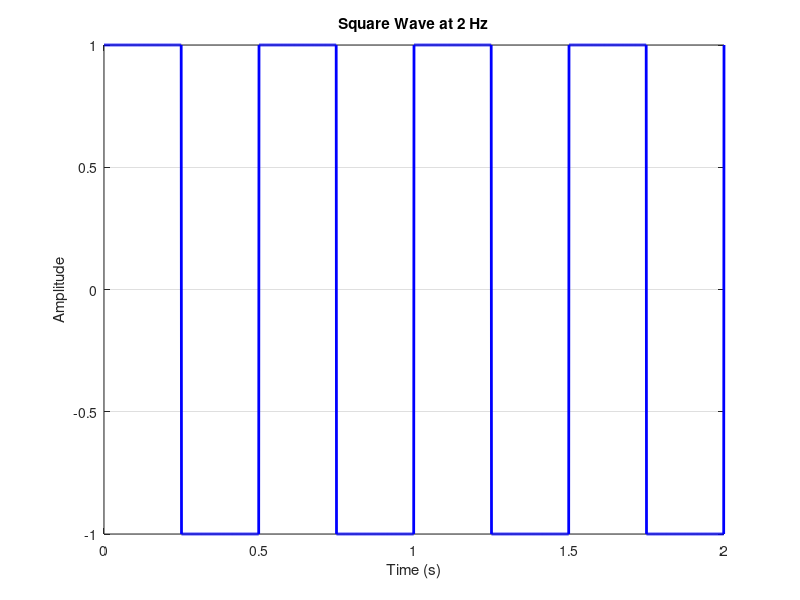

MATLAB code for this plot:
% =========================================================
% Task 3: Square Wave (Pulse Train) Visualization
% Course:  Biosignal Processing Lab
% =========================================================
% Description:
%   Generates a square wave with a frequency of 2 Hz over
%   a 2-second window, sampled at 1 kHz.
%   Square waves are commonly used to model periodic
%   on/off signals in biosignal contexts.
% =========================================================

t = 0:0.001:2;                   % Time vector: 2 seconds at 1 kHz sampling rate
freq = 2;                        % Signal frequency in Hz
y = square(2 * pi * freq * t);   % Generate square wave

figure;
plot(t, y, 'b', 'LineWidth', 2);
xlabel('Time (s)');
ylabel('Amplitude');
title('Square Wave at 2 Hz');
grid on;
